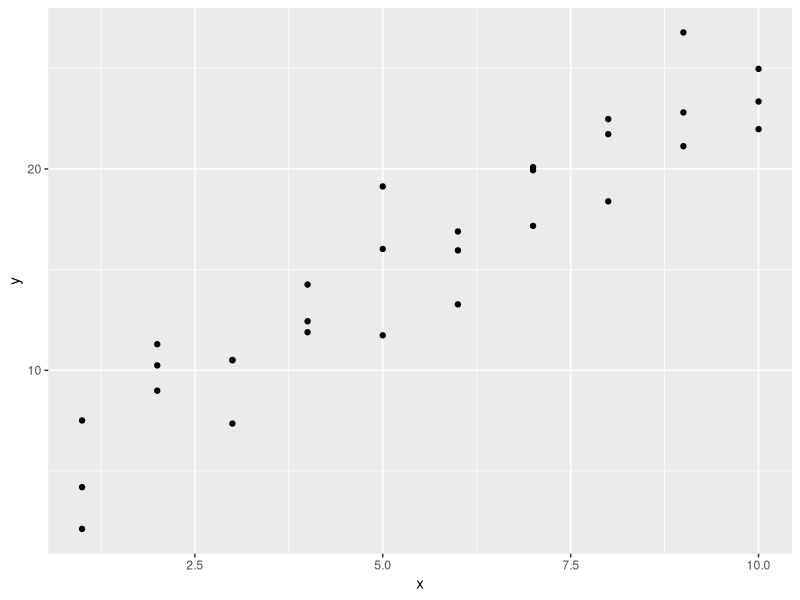
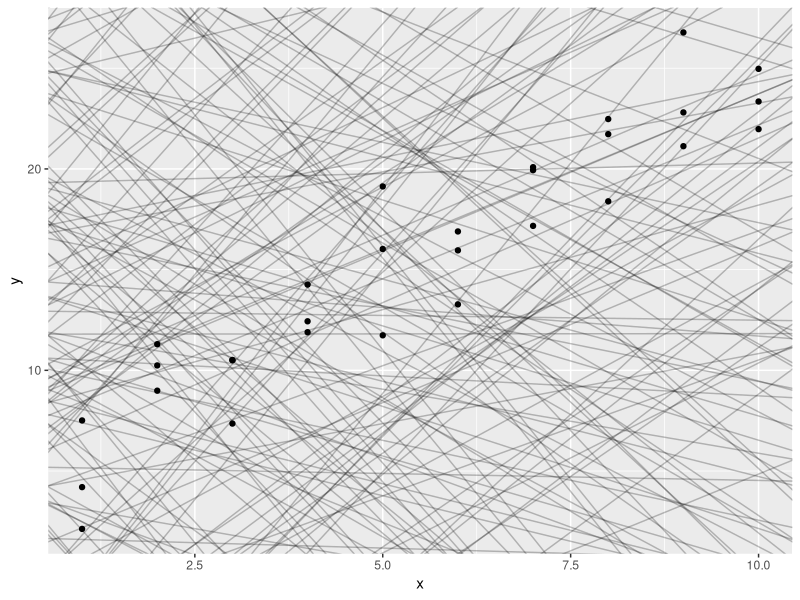
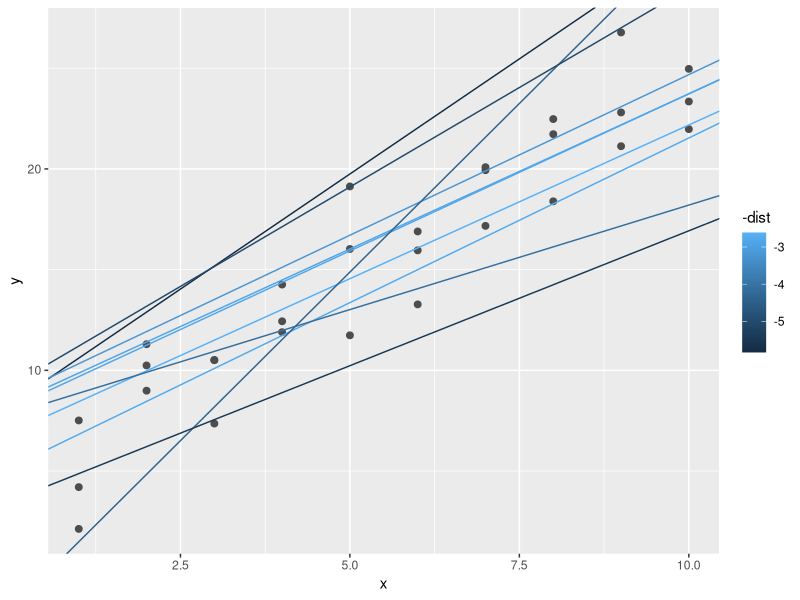
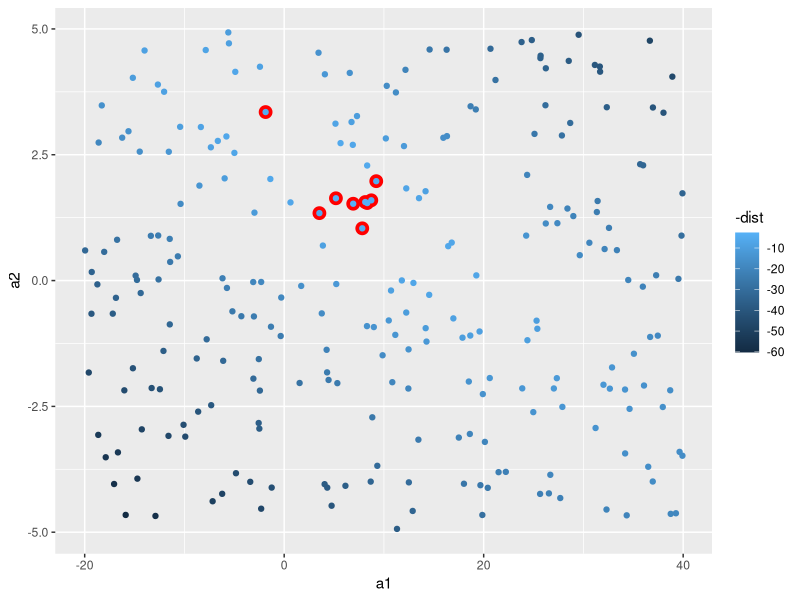
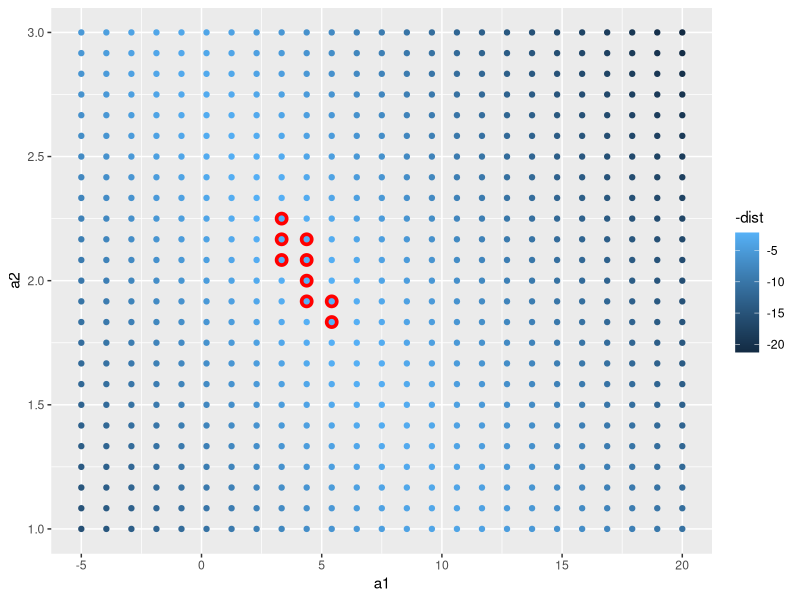
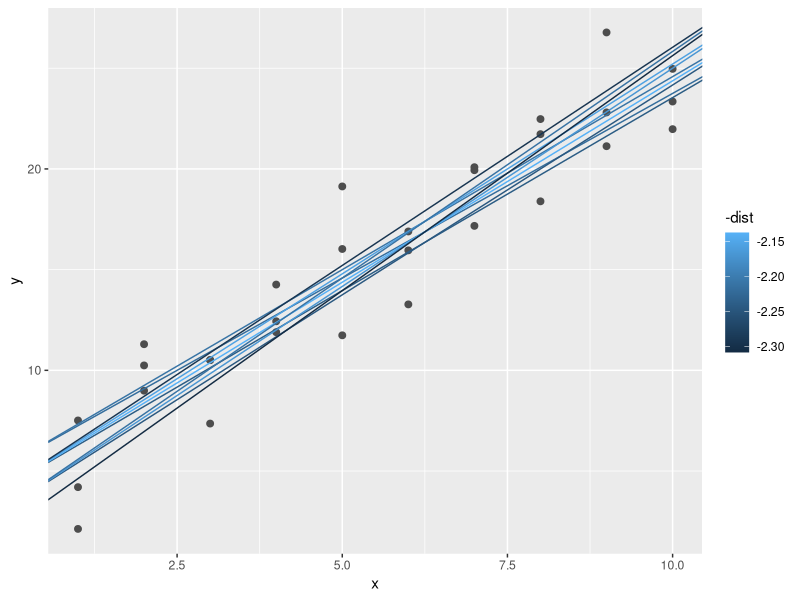
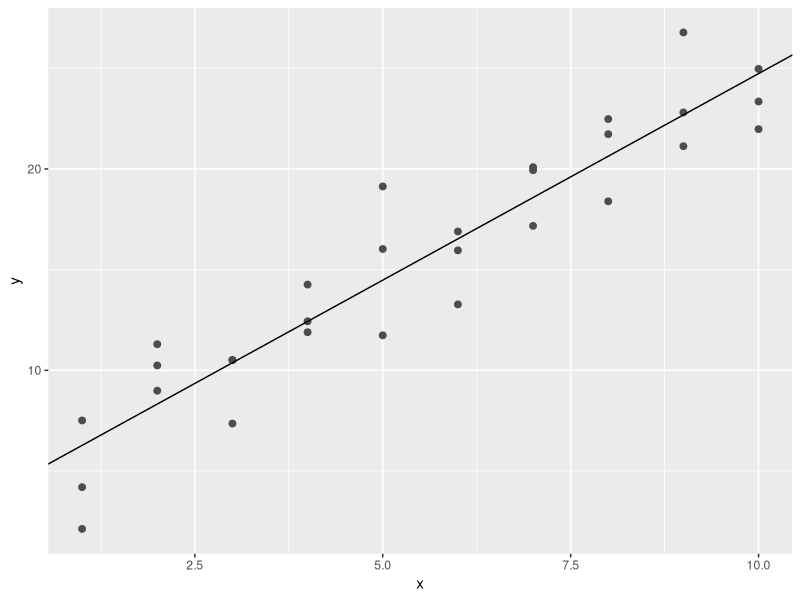

These figures' R source, in order:
## ---- chunk 1
library(modelr)
options(na.action = na.warn)

library(ggplot2)
library(dplyr);
## ---- chunk 2
ggplot(sim1, aes(x, y)) + 
  geom_point()
## ---- chunk 3
# 一种更方便的创建 tbl dataframe 的方式
models <- tibble(
  a1 = runif(250, -20, 40),
  a2 = runif(250, -5, 5)
)

ggplot(sim1, aes(x, y)) + 
  geom_abline(aes(intercept = a1, slope = a2), data = models, alpha = 1/4) + 
  geom_point()
## ---- chunk 4
model1 <- function(a, data) {
  a[1] + data$x * a[2]
}
model1(c(7,1.5), sim1)
## ---- chunk 5
measure_distance <- function(mod, data) {
  diff <- data$y - model1(mod, data)
  sqrt(mean(diff^2))
}

measure_distance(c(7, 1.5), sim1)
## ---- chunk 6
sim1_dist <- function(a1, a2) {
  measure_distance(c(a1, a2), sim1)
}

models <- models %>%
 mutate(dist = purrr::map2_dbl(a1, a2, sim1_dist))

models
## ---- chunk 7
#models %>%
#purrr::map2_dbl(a1, a2, sim1_dist())
## ---- chunk 8
ggplot(sim1, aes(x, y)) + 
  geom_point(size = 2, colour = "grey30") + 
  geom_abline(
    aes(intercept = a1, slope = a2, colour = -dist), 
    data = filter(models, rank(dist) <= 10)
  ) # 这个-dist不是很理解，暂时理解为从小往大排，由浅入深
## ---- chunk 9
ggplot(models, aes(a1, a2)) + 
  geom_point(data = filter(models, rank(dist) < 10), size = 4, colour = 'red') + 
  geom_point(aes(colour = -dist))
## ---- chunk 10
grid <- expand.grid(
  a1 = seq(-5, 20, length = 25),
  a2 = seq(1, 3, length = 25)
) %>%
  mutate(dist = purrr::map2_dbl(a1, a2, sim1_dist))

grid %>%
  ggplot(aes(a1, a2)) + 
  geom_point(data = filter(grid, rank(dist) < 10), size = 4, colour = 'red') + 
  geom_point(aes(colour = -dist))
## ---- chunk 11
ggplot(sim1, aes(x, y)) + 
  geom_point(size = 2, colour = 'grey30') +
  geom_abline(
    aes(intercept = a1, slope = a2, colour = -dist),
    data = filter(grid, rank(dist) <= 10)
  )
## ---- chunk 12
best <- optim(c(0, 0), measure_distance, data = sim1)
best$par # 返回的是 list 还有其他的一些参数

ggplot(sim1, aes(x, y )) +
  geom_point(size = 2, colour = 'grey30') + 
  geom_abline(intercept =best$par[1], slope = best$par[2])
## ---- chunk 13
sim1_mod <- lm(y ~ x, data = sim1)
coef(sim1_mod)
